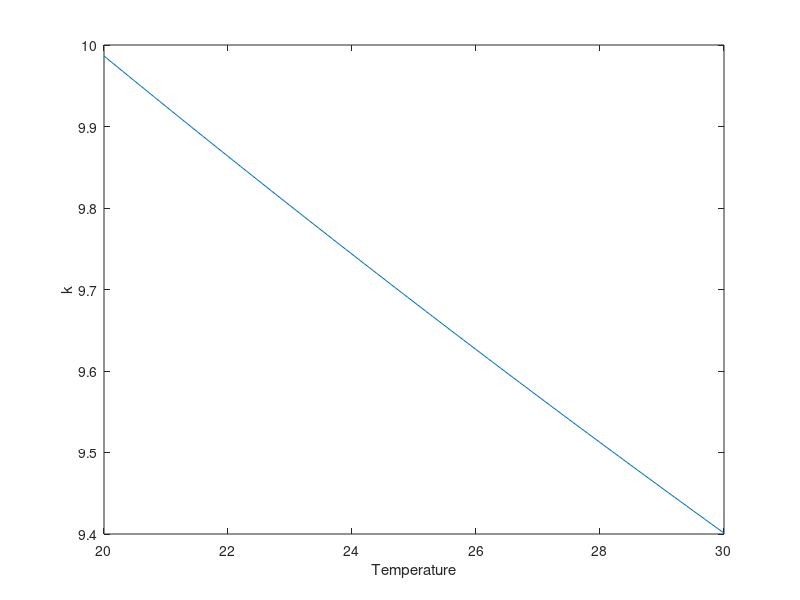

This chart was generated by the following MATLAB code:
%%%%%%%%%%%%%%%%%%%%%%%%%%%%%%%%%%%%%%%%%%%%%%%
% Check the effect of temperature in surface reaction rate

%%%%%%%%%%%%%%%%%%%%%%%%%%%%%%%%%%%%%%%%%%%%%%%
close all; clear all;
Ea=[-5000]; %J/mol
Rg=9.314; %J/mol K
A=[1.6];
A1=1/500;
T=20:.1:30; % celcius temperature
kv=273.15; %Kevin number

k=zeros(length(T),length(Ea));
for i=1:length(Ea)
k(:,i)= A(i).*exp(-Ea(i)./Rg./(T+kv));
end
k2= A1./Rg./(T+kv);

figure
plot(T,k)
xlabel('Temperature')
ylabel('k');

% figure
% plot(T,k2)
% xlabel('Temperature')
% ylabel('k');
